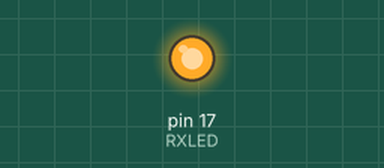
A sketch run on a simulated SparkFun Pro Micro, built with avr-gcc and run on an emulated ATmega32U4. On the bench: output pins drawn as LEDs (lit = HIGH). What the sketch prints to the serial monitor is not drawn.

Above: at 0.1 s.
Timing chart, 0 to 1.6 s (numbered marks = the images above):
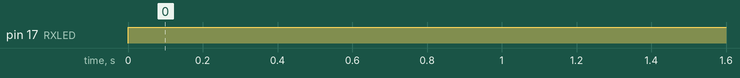

The sketch:

sketch_apr18b.ino
```cpp
// (licence header left out)
int RXLED = 17;  // The RX LED has a defined Arduino pin
// The TX LED was not so lucky, we'll need to use pre-defined
// macros (TXLED1, TXLED0) to control that.

void setup()
{
 pinMode(RXLED, OUTPUT);  // Set RX LED as an output
 // TX LED is set as an output behind the scenes

 Serial.begin(9600); //This pipes to the serial monitor
 Serial1.begin(9600); //This is the UART, pipes to sensors attached to board
}

void loop()
{
  //串口0 只能和pc通讯（只限于pc交互），发Hello world 给pc机
 Serial.println("Hello world");  // Print "Hello World" to the Serial Monitor

 //发Hello给tx0，适合链接后端扩展板等（等价于常规单片机到单片机或者模块的串口通讯）
 Serial1.println("Hello!");  // Print "Hello!" over hardware UART

 //2个灯都亮起来
 digitalWrite(RXLED, HIGH);   // set the LED on
 TXLED1; //TX LED is not tied to a normally controlled pin
 //新出的这种写法。TXLED1 or TXLED0 已经在lib内定义了所以才能这样写，RXLED没有在lib内定义还是传统写法！


 delay(1000);              // wait for a second

 //2个灯都熄灭
 //digitalWrite(RXLED, LOW);    // set the LED off
 //TXLED0;
 delay(1000);              // wait for a second
}
```

Measured:
- by itself, pin 17 (RXLED): LOW → HIGH at 0.00 s
